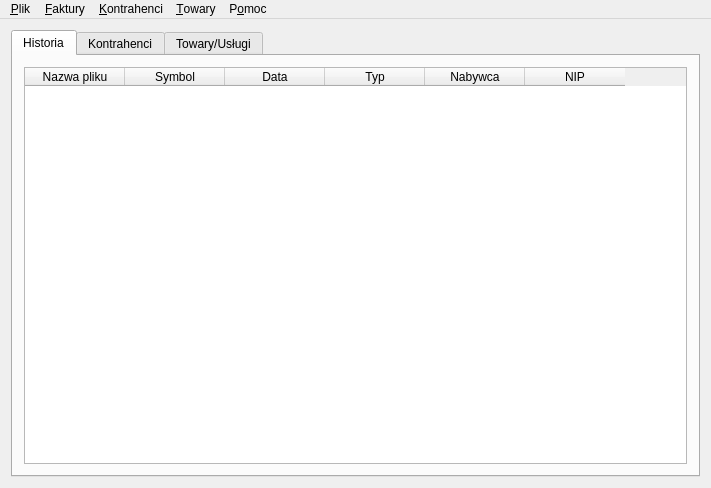
<ui version="4.0" >
 <class>Form1</class>
 <widget class="QMainWindow" name="Form1" >
  <property name="geometry" >
   <rect>
    <x>0</x>
    <y>0</y>
    <width>711</width>
    <height>488</height>
   </rect>
  </property>
  <property name="windowTitle" >
   <string>QFaktury</string>
  </property>
  <property name="windowIcon" >
   <iconset/>
  </property>
  <widget class="QWidget" name="widget" >
   <layout class="QGridLayout" >
    <item row="0" column="0" >
     <widget class="QTabWidget" name="tabWidget2" >
      <property name="currentIndex" >
       <number>0</number>
      </property>
      <widget class="QWidget" name="tab1" >
       <attribute name="title" >
        <string>Historia</string>
       </attribute>
       <layout class="QGridLayout" >
        <item row="0" column="0" >
         <widget class="QTableWidget" name="tableH" >
          <property name="selectionMode" >
           <enum>QAbstractItemView::ExtendedSelection</enum>
          </property>
          <property name="numRows" stdset="0" >
           <number>0</number>
          </property>
          <property name="numCols" stdset="0" >
           <number>6</number>
          </property>
          <property name="readOnly" stdset="0" >
           <bool>true</bool>
          </property>
          <property name="sorting" stdset="0" >
           <bool>false</bool>
          </property>
          <column>
           <property name="text" >
            <string>Nazwa pliku</string>
           </property>
          </column>
          <column>
           <property name="text" >
            <string>Symbol</string>
           </property>
          </column>
          <column>
           <property name="text" >
            <string>Data</string>
           </property>
          </column>
          <column>
           <property name="text" >
            <string>Typ</string>
           </property>
          </column>
          <column>
           <property name="text" >
            <string>Nabywca</string>
           </property>
          </column>
          <column>
           <property name="text" >
            <string>NIP</string>
           </property>
          </column>
         </widget>
        </item>
       </layout>
      </widget>
      <widget class="QWidget" name="tab2" >
       <attribute name="title" >
        <string>Kontrahenci</string>
       </attribute>
       <layout class="QGridLayout" >
        <item row="0" column="0" >
         <widget class="QTableWidget" name="tableK" >
          <property name="selectionMode" >
           <enum>QAbstractItemView::ExtendedSelection</enum>
          </property>
          <property name="numRows" stdset="0" >
           <number>0</number>
          </property>
          <property name="numCols" stdset="0" >
           <number>5</number>
          </property>
          <property name="readOnly" stdset="0" >
           <bool>true</bool>
          </property>
          <property name="sorting" stdset="0" >
           <bool>false</bool>
          </property>
          <column>
           <property name="text" >
            <string>Nazwa</string>
           </property>
          </column>
          <column>
           <property name="text" >
            <string>Typ</string>
           </property>
          </column>
          <column>
           <property name="text" >
            <string>Miasto</string>
           </property>
          </column>
          <column>
           <property name="text" >
            <string>Adres</string>
           </property>
          </column>
          <column>
           <property name="text" >
            <string>Telefon</string>
           </property>
          </column>
         </widget>
        </item>
       </layout>
      </widget>
      <widget class="QWidget" name="TabPage" >
       <attribute name="title" >
        <string>Towary/Usługi</string>
       </attribute>
       <layout class="QGridLayout" >
        <item row="0" column="0" >
         <widget class="QTableWidget" name="tableT" >
          <property name="selectionMode" >
           <enum>QAbstractItemView::ExtendedSelection</enum>
          </property>
          <property name="numRows" stdset="0" >
           <number>0</number>
          </property>
          <property name="numCols" stdset="0" >
           <number>12</number>
          </property>
          <property name="readOnly" stdset="0" >
           <bool>true</bool>
          </property>
          <property name="sorting" stdset="0" >
           <bool>false</bool>
          </property>
          <column>
           <property name="text" >
            <string>Index</string>
           </property>
          </column>
          <column>
           <property name="text" >
            <string>Nazwa</string>
           </property>
          </column>
          <column>
           <property name="text" >
            <string>Skrót</string>
           </property>
          </column>
          <column>
           <property name="text" >
            <string>Kod</string>
           </property>
          </column>
          <column>
           <property name="text" >
            <string>PKWiU</string>
           </property>
          </column>
          <column>
           <property name="text" >
            <string>Typ</string>
           </property>
          </column>
          <column>
           <property name="text" >
            <string>Jedn.</string>
           </property>
          </column>
          <column>
           <property name="text" >
            <string>Netto1</string>
           </property>
          </column>
          <column>
           <property name="text" >
            <string>Netto2</string>
           </property>
          </column>
          <column>
           <property name="text" >
            <string>Netto3</string>
           </property>
          </column>
          <column>
           <property name="text" >
            <string>Netto4</string>
           </property>
          </column>
          <column>
           <property name="text" >
            <string>Stawka VAT</string>
           </property>
          </column>
         </widget>
        </item>
       </layout>
      </widget>
     </widget>
    </item>
   </layout>
  </widget>
  <widget class="QMenuBar" name="MenuBarEditor" >
   <property name="geometry" >
    <rect>
     <x>0</x>
     <y>0</y>
     <width>711</width>
     <height>25</height>
    </rect>
   </property>
   <widget class="QMenu" name="Plik" >
    <property name="title" >
     <string>&amp;Plik</string>
    </property>
    <addaction name="plikKreatorAction" />
    <addaction name="plikDane_firmyAction" />
    <addaction name="plikUstawieniaAction" />
    <addaction name="separator" />
    <addaction name="plikExportEDIAction" />
    <addaction name="plikExport_pdfAction" />
    <addaction name="plikExport_XMLAction" />
    <addaction name="plikImport_EDIAction" />
    <addaction name="plikImport_XMLAction" />
    <addaction name="plikKoniecAction" />
   </widget>
   <widget class="QMenu" name="Faktury" >
    <property name="title" >
     <string>&amp;Faktury</string>
    </property>
    <addaction name="fakturyDodajAction" />
    <addaction name="fakturyPFormaAction" />
    <addaction name="fakturyKorektaAction" />
    <addaction name="separator" />
    <addaction name="fakturyUsunAction" />
    <addaction name="fakturyEdAction" />
   </widget>
   <widget class="QMenu" name="Kontrahenci" >
    <property name="title" >
     <string>&amp;Kontrahenci</string>
    </property>
    <addaction name="kontrahenciDodajAction" />
    <addaction name="kontrahenciUsunAction" />
    <addaction name="kontrahenciEdycjaAction" />
   </widget>
   <widget class="QMenu" name="Towary" >
    <property name="title" >
     <string>&amp;Towary</string>
    </property>
    <addaction name="towaryDodajAction" />
    <addaction name="towaryUsunAction" />
    <addaction name="towaryEdycjaAction" />
   </widget>
   <widget class="QMenu" name="Pomoc" >
    <property name="title" >
     <string>P&amp;omoc</string>
    </property>
    <addaction name="pomocO_programieAction" />
    <addaction name="pomocPomocAction" />
   </widget>
   <addaction name="Plik" />
   <addaction name="Faktury" />
   <addaction name="Kontrahenci" />
   <addaction name="Towary" />
   <addaction name="Pomoc" />
   <addaction name="separator" />
  </widget>
  <action name="plikKreatorAction" >
   <property name="icon" >
    <iconset>image1</iconset>
   </property>
   <property name="text" >
    <string>Kreator</string>
   </property>
   <property name="iconText" >
    <string>Kreator</string>
   </property>
   <property name="shortcut" >
    <string>Ctrl+N</string>
   </property>
   <property name="visible" >
    <bool>false</bool>
   </property>
   <property name="name" stdset="0" >
    <string>plikKreatorAction</string>
   </property>
  </action>
  <action name="plikDrukujAction" >
   <property name="text" >
    <string>Drukuj</string>
   </property>
   <property name="iconText" >
    <string>Drukuj</string>
   </property>
   <property name="name" stdset="0" >
    <string>plikDrukujAction</string>
   </property>
  </action>
  <action name="fakturyUsunAction" >
   <property name="text" >
    <string>Usuń</string>
   </property>
   <property name="iconText" >
    <string>Usuń</string>
   </property>
   <property name="shortcut" >
    <string>Alt+D</string>
   </property>
   <property name="name" stdset="0" >
    <string>fakturyUsunAction</string>
   </property>
  </action>
  <action name="fakturyDodajAction" >
   <property name="text" >
    <string>Nowa faktura</string>
   </property>
   <property name="iconText" >
    <string>Nowa faktura</string>
   </property>
   <property name="shortcut" >
    <string>F5</string>
   </property>
   <property name="name" stdset="0" >
    <string>fakturyDodajAction</string>
   </property>
  </action>
  <action name="kontrahenciDodajAction" >
   <property name="icon" >
    <iconset>image2</iconset>
   </property>
   <property name="text" >
    <string>Dodaj</string>
   </property>
   <property name="iconText" >
    <string>Dodaj</string>
   </property>
   <property name="shortcut" >
    <string>Ctrl+K</string>
   </property>
   <property name="name" stdset="0" >
    <string>kontrahenciDodajAction</string>
   </property>
  </action>
  <action name="kontrahenciUsunAction" >
   <property name="icon" >
    <iconset>image3</iconset>
   </property>
   <property name="text" >
    <string>Usuń</string>
   </property>
   <property name="iconText" >
    <string>Usuń</string>
   </property>
   <property name="shortcut" >
    <string>Ctrl+D</string>
   </property>
   <property name="name" stdset="0" >
    <string>kontrahenciUsunAction</string>
   </property>
  </action>
  <action name="kontrahenciEdycjaAction" >
   <property name="icon" >
    <iconset>image4</iconset>
   </property>
   <property name="text" >
    <string>Edycja</string>
   </property>
   <property name="iconText" >
    <string>Edycja</string>
   </property>
   <property name="shortcut" >
    <string>Ctrl+E</string>
   </property>
   <property name="name" stdset="0" >
    <string>kontrahenciEdycjaAction</string>
   </property>
  </action>
  <action name="pomocO_QtAction" >
   <property name="icon" >
    <iconset>image5</iconset>
   </property>
   <property name="text" >
    <string>O Qt</string>
   </property>
   <property name="iconText" >
    <string>O &amp;Qt</string>
   </property>
   <property name="name" stdset="0" >
    <string>pomocO_QtAction</string>
   </property>
  </action>
  <action name="plikKoniecAction" >
   <property name="icon" >
    <iconset>image6</iconset>
   </property>
   <property name="text" >
    <string>Koniec</string>
   </property>
   <property name="iconText" >
    <string>Koniec</string>
   </property>
   <property name="shortcut" >
    <string>Q</string>
   </property>
   <property name="name" stdset="0" >
    <string>plikKoniecAction</string>
   </property>
  </action>
  <action name="fakturyEdAction" >
   <property name="text" >
    <string>Edytuj</string>
   </property>
   <property name="iconText" >
    <string>Edytuj</string>
   </property>
   <property name="shortcut" >
    <string>F8</string>
   </property>
   <property name="name" stdset="0" >
    <string>fakturyEdAction</string>
   </property>
  </action>
  <action name="plikDane_firmyAction" >
   <property name="icon" >
    <iconset>image7</iconset>
   </property>
   <property name="text" >
    <string>Dane firmy</string>
   </property>
   <property name="iconText" >
    <string>Dane firmy</string>
   </property>
   <property name="shortcut" >
    <string>Ctrl+I</string>
   </property>
   <property name="name" stdset="0" >
    <string>plikDane_firmyAction</string>
   </property>
  </action>
  <action name="przelewyDrukuj_Action" >
   <property name="text" >
    <string>Drukuj </string>
   </property>
   <property name="iconText" >
    <string>Drukuj </string>
   </property>
   <property name="shortcut" >
    <string>F2</string>
   </property>
   <property name="name" stdset="0" >
    <string>przelewyDrukuj_Action</string>
   </property>
  </action>
  <action name="pomocO_programieAction" >
   <property name="icon" >
    <iconset>image8</iconset>
   </property>
   <property name="text" >
    <string>O programie</string>
   </property>
   <property name="iconText" >
    <string>O programie</string>
   </property>
   <property name="name" stdset="0" >
    <string>pomocO_programieAction</string>
   </property>
  </action>
  <action name="plikUstawieniaAction" >
   <property name="icon" >
    <iconset>image9</iconset>
   </property>
   <property name="text" >
    <string>Ustawienia</string>
   </property>
   <property name="iconText" >
    <string>Ustawienia</string>
   </property>
   <property name="name" stdset="0" >
    <string>plikUstawieniaAction</string>
   </property>
  </action>
  <action name="przelewyZUS" >
   <property name="icon" >
    <iconset>image10</iconset>
   </property>
   <property name="text" >
    <string>Nowy (ZUS)</string>
   </property>
   <property name="iconText" >
    <string>Nowy (ZUS)</string>
   </property>
   <property name="name" stdset="0" >
    <string>przelewyZUS</string>
   </property>
  </action>
  <action name="przelewyUSAction" >
   <property name="icon" >
    <iconset>image11</iconset>
   </property>
   <property name="text" >
    <string>Nowy (US)</string>
   </property>
   <property name="iconText" >
    <string>Nowy (US)</string>
   </property>
   <property name="name" stdset="0" >
    <string>przelewyUSAction</string>
   </property>
  </action>
  <action name="pomocPomocAction" >
   <property name="text" >
    <string>Pomoc</string>
   </property>
   <property name="iconText" >
    <string>Pomoc</string>
   </property>
   <property name="name" stdset="0" >
    <string>pomocPomocAction</string>
   </property>
  </action>
  <action name="separatornew_itemAction" >
   <property name="text" >
    <string>new item</string>
   </property>
   <property name="iconText" >
    <string>new item</string>
   </property>
   <property name="name" stdset="0" >
    <string>separatornew_itemAction</string>
   </property>
  </action>
  <action name="towaryEdycjaAction" >
   <property name="text" >
    <string>Edycja</string>
   </property>
   <property name="iconText" >
    <string>Edycja</string>
   </property>
   <property name="shortcut" >
    <string>Ctrl+M</string>
   </property>
   <property name="name" stdset="0" >
    <string>towaryEdycjaAction</string>
   </property>
  </action>
  <action name="towaryUsunAction" >
   <property name="text" >
    <string>Usuń</string>
   </property>
   <property name="iconText" >
    <string>Usuń</string>
   </property>
   <property name="shortcut" >
    <string>Ctrl+U</string>
   </property>
   <property name="name" stdset="0" >
    <string>towaryUsunAction</string>
   </property>
  </action>
  <action name="towaryDodajAction" >
   <property name="text" >
    <string>Dodaj</string>
   </property>
   <property name="iconText" >
    <string>Dodaj</string>
   </property>
   <property name="shortcut" >
    <string>Ctrl+T</string>
   </property>
   <property name="name" stdset="0" >
    <string>towaryDodajAction</string>
   </property>
  </action>
  <action name="plikExportEDIAction" >
   <property name="text" >
    <string>Export do EDI</string>
   </property>
   <property name="iconText" >
    <string>Export do EDI</string>
   </property>
   <property name="visible" >
    <bool>false</bool>
   </property>
   <property name="name" stdset="0" >
    <string>plikExportEDIAction</string>
   </property>
  </action>
  <action name="plikExport_pdfAction" >
   <property name="text" >
    <string>Export do PDF</string>
   </property>
   <property name="iconText" >
    <string>Export do PDF</string>
   </property>
   <property name="visible" >
    <bool>false</bool>
   </property>
   <property name="name" stdset="0" >
    <string>plikExport_pdfAction</string>
   </property>
  </action>
  <action name="plikExport_XMLAction" >
   <property name="text" >
    <string>Export do XML</string>
   </property>
   <property name="iconText" >
    <string>Export do XML</string>
   </property>
   <property name="visible" >
    <bool>false</bool>
   </property>
   <property name="name" stdset="0" >
    <string>plikExport_XMLAction</string>
   </property>
  </action>
  <action name="plikImport_EDIAction" >
   <property name="text" >
    <string>Import EDI</string>
   </property>
   <property name="iconText" >
    <string>Import EDI</string>
   </property>
   <property name="visible" >
    <bool>false</bool>
   </property>
   <property name="name" stdset="0" >
    <string>plikImport_EDIAction</string>
   </property>
  </action>
  <action name="plikImport_XMLAction" >
   <property name="text" >
    <string>Import XML</string>
   </property>
   <property name="iconText" >
    <string>Import XML</string>
   </property>
   <property name="visible" >
    <bool>false</bool>
   </property>
   <property name="name" stdset="0" >
    <string>plikImport_XMLAction</string>
   </property>
  </action>
  <action name="fakturyKorektaAction" >
   <property name="text" >
    <string>Nowa korekta</string>
   </property>
   <property name="iconText" >
    <string>Nowa korekta</string>
   </property>
   <property name="shortcut" >
    <string/>
   </property>
   <property name="name" stdset="0" >
    <string>fakturyKorektaAction</string>
   </property>
  </action>
  <action name="fakturyPFormaAction" >
   <property name="text" >
    <string>Nowa pro forma</string>
   </property>
   <property name="iconText" >
    <string>Nowa pro forma</string>
   </property>
   <property name="name" stdset="0" >
    <string>fakturyPFormaAction</string>
   </property>
  </action>
  <action name="nextPageAction" >
   <property name="iconText" >
    <string>Action</string>
   </property>
   <property name="shortcut" >
    <string>Ctrl+PgDown</string>
   </property>
   <property name="name" stdset="0" >
    <string>nextPageAction</string>
   </property>
  </action>
  <action name="prevPageAction" >
   <property name="iconText" >
    <string>Action_2</string>
   </property>
   <property name="shortcut" >
    <string>Ctrl+PgUp</string>
   </property>
   <property name="name" stdset="0" >
    <string>prevPageAction</string>
   </property>
  </action>
 </widget>
 <layoutdefault spacing="6" margin="11" />
 <resources/>
 <connections>
  <connection>
   <sender>plikDane_firmyAction</sender>
   <signal>activated()</signal>
   <receiver>Form1</receiver>
   <slot>daneFirmyClick()</slot>
   <hints>
    <hint type="sourcelabel" >
     <x>-1</x>
     <y>-1</y>
    </hint>
    <hint type="destinationlabel" >
     <x>20</x>
     <y>20</y>
    </hint>
   </hints>
  </connection>
  <connection>
   <sender>plikKreatorAction</sender>
   <signal>activated()</signal>
   <receiver>Form1</receiver>
   <slot>kretorClick()</slot>
   <hints>
    <hint type="sourcelabel" >
     <x>-1</x>
     <y>-1</y>
    </hint>
    <hint type="destinationlabel" >
     <x>20</x>
     <y>20</y>
    </hint>
   </hints>
  </connection>
  <connection>
   <sender>plikKoniecAction</sender>
   <signal>activated()</signal>
   <receiver>Form1</receiver>
   <slot>close()</slot>
   <hints>
    <hint type="sourcelabel" >
     <x>-1</x>
     <y>-1</y>
    </hint>
    <hint type="destinationlabel" >
     <x>20</x>
     <y>20</y>
    </hint>
   </hints>
  </connection>
  <connection>
   <sender>kontrahenciDodajAction</sender>
   <signal>activated()</signal>
   <receiver>Form1</receiver>
   <slot>kontrClick()</slot>
   <hints>
    <hint type="sourcelabel" >
     <x>-1</x>
     <y>-1</y>
    </hint>
    <hint type="destinationlabel" >
     <x>20</x>
     <y>20</y>
    </hint>
   </hints>
  </connection>
  <connection>
   <sender>kontrahenciUsunAction</sender>
   <signal>activated()</signal>
   <receiver>Form1</receiver>
   <slot>kontrDel()</slot>
   <hints>
    <hint type="sourcelabel" >
     <x>-1</x>
     <y>-1</y>
    </hint>
    <hint type="destinationlabel" >
     <x>20</x>
     <y>20</y>
    </hint>
   </hints>
  </connection>
  <connection>
   <sender>kontrahenciEdycjaAction</sender>
   <signal>activated()</signal>
   <receiver>Form1</receiver>
   <slot>kontrEd()</slot>
   <hints>
    <hint type="sourcelabel" >
     <x>-1</x>
     <y>-1</y>
    </hint>
    <hint type="destinationlabel" >
     <x>20</x>
     <y>20</y>
    </hint>
   </hints>
  </connection>
  <connection>
   <sender>fakturyDodajAction</sender>
   <signal>activated()</signal>
   <receiver>Form1</receiver>
   <slot>newFra()</slot>
   <hints>
    <hint type="sourcelabel" >
     <x>-1</x>
     <y>-1</y>
    </hint>
    <hint type="destinationlabel" >
     <x>20</x>
     <y>20</y>
    </hint>
   </hints>
  </connection>
  <connection>
   <sender>fakturyUsunAction</sender>
   <signal>activated()</signal>
   <receiver>Form1</receiver>
   <slot>delFHist()</slot>
   <hints>
    <hint type="sourcelabel" >
     <x>-1</x>
     <y>-1</y>
    </hint>
    <hint type="destinationlabel" >
     <x>20</x>
     <y>20</y>
    </hint>
   </hints>
  </connection>
  <connection>
   <sender>fakturyEdAction</sender>
   <signal>activated()</signal>
   <receiver>Form1</receiver>
   <slot>editFHist()</slot>
   <hints>
    <hint type="sourcelabel" >
     <x>-1</x>
     <y>-1</y>
    </hint>
    <hint type="destinationlabel" >
     <x>20</x>
     <y>20</y>
    </hint>
   </hints>
  </connection>
  <connection>
   <sender>tableH</sender>
   <signal>doubleClicked(int,int,int,QPoint)</signal>
   <receiver>Form1</receiver>
   <slot>editFHist()</slot>
   <hints>
    <hint type="sourcelabel" >
     <x>20</x>
     <y>20</y>
    </hint>
    <hint type="destinationlabel" >
     <x>20</x>
     <y>20</y>
    </hint>
   </hints>
  </connection>
  <connection>
   <sender>pomocO_QtAction</sender>
   <signal>activated()</signal>
   <receiver>Form1</receiver>
   <slot>aboutQt()</slot>
   <hints>
    <hint type="sourcelabel" >
     <x>-1</x>
     <y>-1</y>
    </hint>
    <hint type="destinationlabel" >
     <x>20</x>
     <y>20</y>
    </hint>
   </hints>
  </connection>
  <connection>
   <sender>pomocO_programieAction</sender>
   <signal>activated()</signal>
   <receiver>Form1</receiver>
   <slot>oProg()</slot>
   <hints>
    <hint type="sourcelabel" >
     <x>-1</x>
     <y>-1</y>
    </hint>
    <hint type="destinationlabel" >
     <x>20</x>
     <y>20</y>
    </hint>
   </hints>
  </connection>
  <connection>
   <sender>tableK</sender>
   <signal>doubleClicked(int,int,int,QPoint)</signal>
   <receiver>Form1</receiver>
   <slot>kontrEd()</slot>
   <hints>
    <hint type="sourcelabel" >
     <x>20</x>
     <y>20</y>
    </hint>
    <hint type="destinationlabel" >
     <x>20</x>
     <y>20</y>
    </hint>
   </hints>
  </connection>
  <connection>
   <sender>plikUstawieniaAction</sender>
   <signal>activated()</signal>
   <receiver>Form1</receiver>
   <slot>settClick()</slot>
   <hints>
    <hint type="sourcelabel" >
     <x>-1</x>
     <y>-1</y>
    </hint>
    <hint type="destinationlabel" >
     <x>20</x>
     <y>20</y>
    </hint>
   </hints>
  </connection>
  <connection>
   <sender>tabWidget2</sender>
   <signal>currentChanged(QWidget*)</signal>
   <receiver>Form1</receiver>
   <slot>tabChanged(QWidget*)</slot>
   <hints>
    <hint type="sourcelabel" >
     <x>20</x>
     <y>20</y>
    </hint>
    <hint type="destinationlabel" >
     <x>20</x>
     <y>20</y>
    </hint>
   </hints>
  </connection>
  <connection>
   <sender>pomocPomocAction</sender>
   <signal>activated()</signal>
   <receiver>Form1</receiver>
   <slot>pomoc()</slot>
   <hints>
    <hint type="sourcelabel" >
     <x>-1</x>
     <y>-1</y>
    </hint>
    <hint type="destinationlabel" >
     <x>20</x>
     <y>20</y>
    </hint>
   </hints>
  </connection>
  <connection>
   <sender>towaryDodajAction</sender>
   <signal>activated()</signal>
   <receiver>Form1</receiver>
   <slot>towaryDodaj()</slot>
   <hints>
    <hint type="sourcelabel" >
     <x>-1</x>
     <y>-1</y>
    </hint>
    <hint type="destinationlabel" >
     <x>20</x>
     <y>20</y>
    </hint>
   </hints>
  </connection>
  <connection>
   <sender>towaryEdycjaAction</sender>
   <signal>activated()</signal>
   <receiver>Form1</receiver>
   <slot>towaryEdycja()</slot>
   <hints>
    <hint type="sourcelabel" >
     <x>-1</x>
     <y>-1</y>
    </hint>
    <hint type="destinationlabel" >
     <x>20</x>
     <y>20</y>
    </hint>
   </hints>
  </connection>
  <connection>
   <sender>towaryUsunAction</sender>
   <signal>activated()</signal>
   <receiver>Form1</receiver>
   <slot>towaryUsun()</slot>
   <hints>
    <hint type="sourcelabel" >
     <x>-1</x>
     <y>-1</y>
    </hint>
    <hint type="destinationlabel" >
     <x>20</x>
     <y>20</y>
    </hint>
   </hints>
  </connection>
  <connection>
   <sender>tableT</sender>
   <signal>doubleClicked(int,int,int,QPoint)</signal>
   <receiver>Form1</receiver>
   <slot>towaryEdycja()</slot>
   <hints>
    <hint type="sourcelabel" >
     <x>20</x>
     <y>20</y>
    </hint>
    <hint type="destinationlabel" >
     <x>20</x>
     <y>20</y>
    </hint>
   </hints>
  </connection>
  <connection>
   <sender>fakturyKorektaAction</sender>
   <signal>activated()</signal>
   <receiver>Form1</receiver>
   <slot>newKor()</slot>
   <hints>
    <hint type="sourcelabel" >
     <x>-1</x>
     <y>-1</y>
    </hint>
    <hint type="destinationlabel" >
     <x>20</x>
     <y>20</y>
    </hint>
   </hints>
  </connection>
  <connection>
   <sender>fakturyPFormaAction</sender>
   <signal>activated()</signal>
   <receiver>Form1</receiver>
   <slot>newPForm()</slot>
   <hints>
    <hint type="sourcelabel" >
     <x>-1</x>
     <y>-1</y>
    </hint>
    <hint type="destinationlabel" >
     <x>20</x>
     <y>20</y>
    </hint>
   </hints>
  </connection>
  <connection>
   <sender>prevPageAction</sender>
   <signal>activated()</signal>
   <receiver>Form1</receiver>
   <slot>prevPage()</slot>
   <hints>
    <hint type="sourcelabel" >
     <x>-1</x>
     <y>-1</y>
    </hint>
    <hint type="destinationlabel" >
     <x>20</x>
     <y>20</y>
    </hint>
   </hints>
  </connection>
  <connection>
   <sender>nextPageAction</sender>
   <signal>activated()</signal>
   <receiver>Form1</receiver>
   <slot>nextPage()</slot>
   <hints>
    <hint type="sourcelabel" >
     <x>-1</x>
     <y>-1</y>
    </hint>
    <hint type="destinationlabel" >
     <x>20</x>
     <y>20</y>
    </hint>
   </hints>
  </connection>
 </connections>
</ui>
